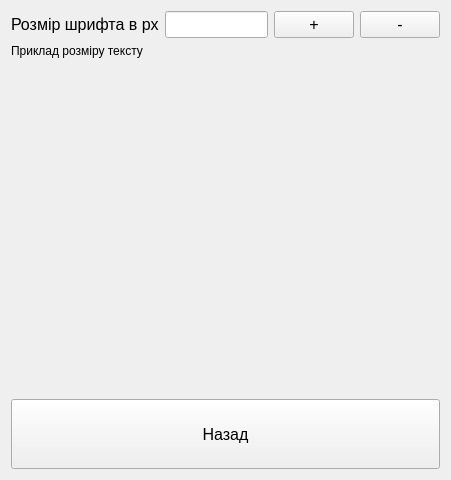
<?xml version="1.0" encoding="UTF-8"?>
<ui version="4.0">
 <class>Settings</class>
 <widget class="QWidget" name="Settings">
  <property name="geometry">
   <rect>
    <x>0</x>
    <y>0</y>
    <width>451</width>
    <height>480</height>
   </rect>
  </property>
  <property name="windowTitle">
   <string>Form</string>
  </property>
  <layout class="QVBoxLayout" name="verticalLayout">
   <item>
    <layout class="QHBoxLayout" name="horizontalLayout">
     <item>
      <widget class="QLabel" name="label">
       <property name="font">
        <font>
         <pointsize>12</pointsize>
        </font>
       </property>
       <property name="text">
        <string>Розмір шрифта в px</string>
       </property>
      </widget>
     </item>
     <item>
      <widget class="QLineEdit" name="fontSizeEdit">
       <property name="font">
        <font>
         <pointsize>12</pointsize>
        </font>
       </property>
      </widget>
     </item>
     <item>
      <widget class="QPushButton" name="plusBtn">
       <property name="font">
        <font>
         <pointsize>12</pointsize>
        </font>
       </property>
       <property name="text">
        <string>+</string>
       </property>
      </widget>
     </item>
     <item>
      <widget class="QPushButton" name="minusBtn">
       <property name="font">
        <font>
         <pointsize>12</pointsize>
        </font>
       </property>
       <property name="text">
        <string>-</string>
       </property>
      </widget>
     </item>
    </layout>
   </item>
   <item>
    <widget class="QLabel" name="exampleLbl">
     <property name="text">
      <string>Приклад розміру тексту</string>
     </property>
    </widget>
   </item>
   <item>
    <spacer name="verticalSpacer">
     <property name="orientation">
      <enum>Qt::Vertical</enum>
     </property>
     <property name="sizeHint" stdset="0">
      <size>
       <width>20</width>
       <height>40</height>
      </size>
     </property>
    </spacer>
   </item>
   <item>
    <widget class="QPushButton" name="backBtn">
     <property name="minimumSize">
      <size>
       <width>0</width>
       <height>70</height>
      </size>
     </property>
     <property name="font">
      <font>
       <pointsize>12</pointsize>
      </font>
     </property>
     <property name="text">
      <string>Назад</string>
     </property>
    </widget>
   </item>
  </layout>
 </widget>
 <resources/>
 <connections/>
</ui>
